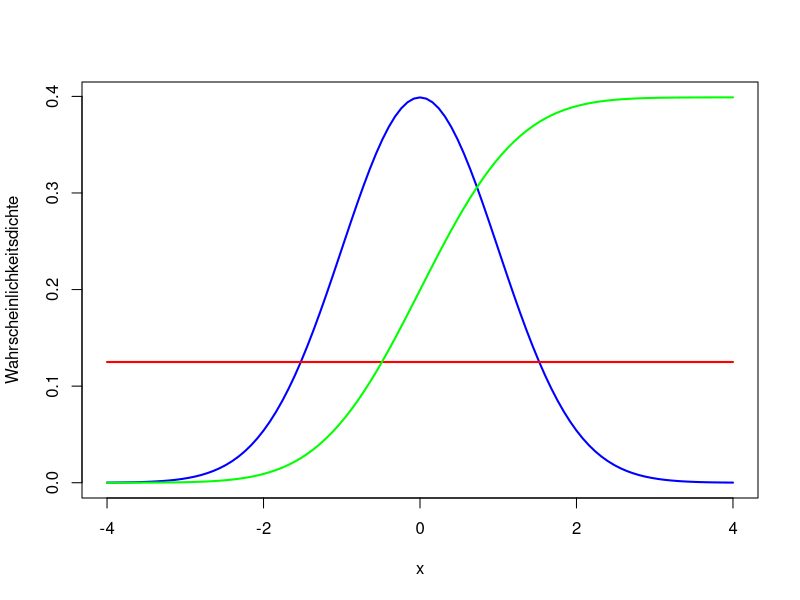

This figure's R source:
# draw three curves for MCQ
curve(dnorm(x), from = -4, to = 4, col="blue", ylab = "Wahrscheinlichkeitsdichte", lwd=2)
curve(dunif(x,-4,4), add = TRUE, col="red", lwd=2)
curve(pnorm(x)*0.399, add = TRUE, col="green", lwd=2)
